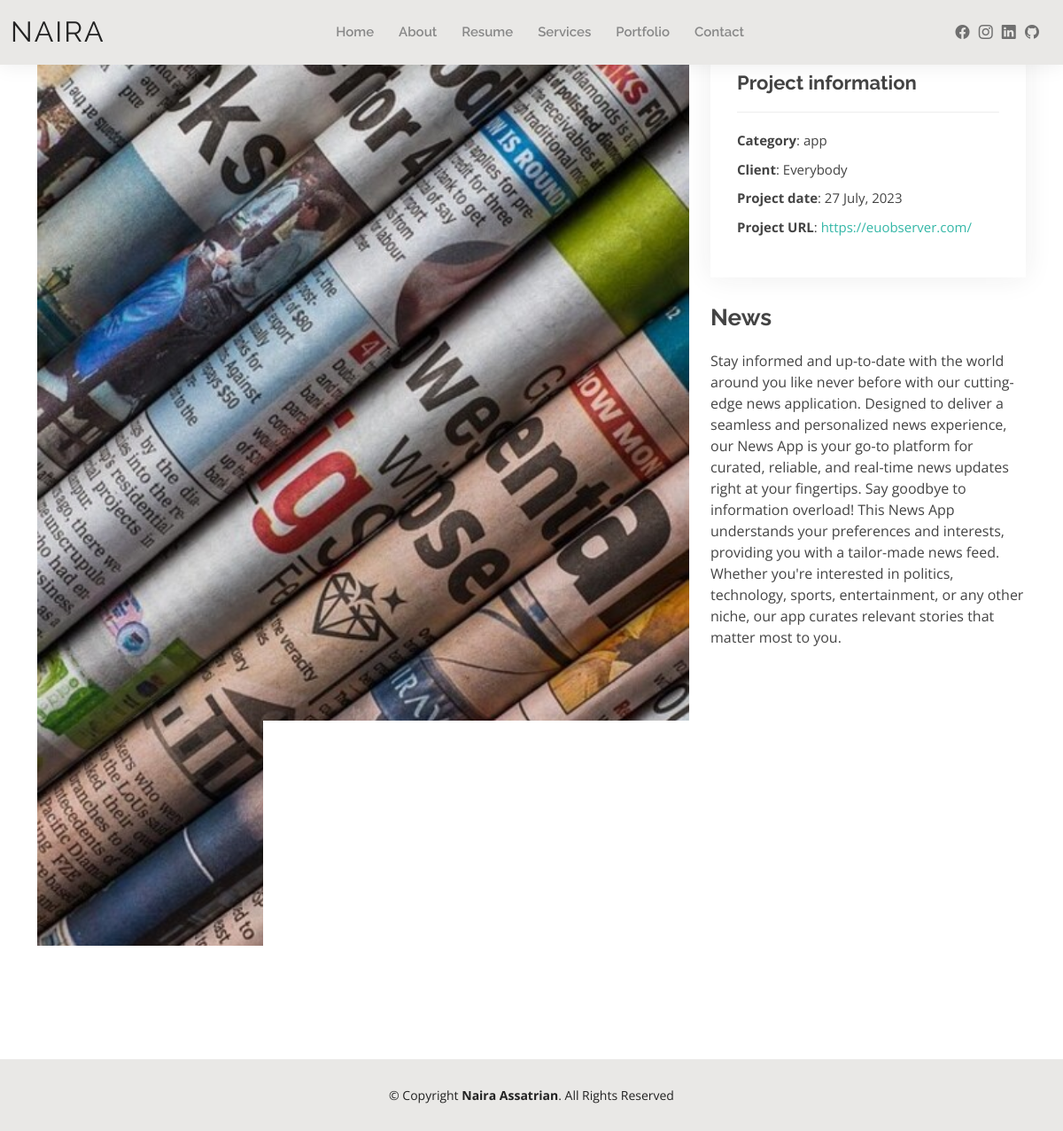
/portfolio_project/1, run on the app's committed database.
### resume/models.py (models this page shows)
class PortfolioProject(models.Model):
    name = models.CharField(max_length=50)
    image = models.ImageField(upload_to="media")
    short_description = models.CharField(max_length=50)
    description = models.TextField(max_length=1000)
    category = models.CharField(max_length=50)
    client = models.CharField(max_length=50)
    url = models.URLField()

### resume/views.py (the view)
# urls.py: path("portfolio_project/<int:id>", portfolio_project, name = "portfolio_project"),
def portfolio_project(request, id):
    project = get_object_or_404(PortfolioProject, id=id)
    return render(request, "portfolio-details.html", context={"project": project})

### resume/templates/portfolio-details.html (shortened to what this page needs)
{% extends "base.html" %} {% load static %} {% block bodycontent %}
  <main id="main">
    <section id="portfolio-details" class="portfolio-details">
      <div class="container">
        <div class="row gy-4">
          <div class="col-lg-8">
            <div class="portfolio-details-slider swiper">
              <div class="swiper-wrapper align-items-center">
                <div class="swiper-slide">
                  <img src="{{project.image.url}}" alt="">
                </div>
              </div>
            </div>
          </div>
          <div class="col-lg-4">
            <div class="portfolio-info">
              <h3>Project information</h3>
              <ul>
                <li><strong>Category</strong>: {{project.category}}</li>
                <li><strong>Client</strong>: {{project.client}}</li>
                <li><strong>Project date</strong>: 27 July, 2023</li>
                <li><strong>Project URL</strong>: <a href="{{project.url}}" target="_blank">{{project.url}}</a></li>
              </ul>
            </div>
            <div class="portfolio-description">
              <h2>{{project.short_description}}</h2>
              <p>{{project.description}}</p>
            </div>
          </div>
        </div>
      </div>
    </section>
  </main>
{% endblock %}

### resume/static/assets/css/style.css (style rules this page uses)
body { font-family: "Open Sans", sans-serif; color: #444444; }
a { color: #34b7a7; text-decoration: none; }
h1, h2, h3, h4, h5, h6 { font-family: "Raleway", sans-serif; }
#main { margin-top: 50px; }
section { padding: 60px 0; }
.portfolio-details { padding-top: 0; }
.portfolio-details .portfolio-details-slider img { width: 100%; }
.portfolio-details .portfolio-info { padding: 30px; box-shadow: 0px 0 30px rgba(34, 34, 34, 0.08); }
.portfolio-details .portfolio-info h3 { font-size: 22px; font-weight: 700; margin-bottom: 20px; padding-bottom: 20px; border-bottom: 1px solid #eee; }
.portfolio-details .portfolio-info ul { list-style: none; padding: 0; font-size: 15px; }
.portfolio-details .portfolio-info ul li+li { margin-top: 10px; }
.portfolio-details .portfolio-description { padding-top: 30px; }
.portfolio-details .portfolio-description h2 { font-size: 26px; font-weight: 700; margin-bottom: 20px; }
.portfolio-details .portfolio-description p { padding: 0; }

### data on the page
PortfolioProject: image (picture), category "app", client "Everybody", url "https://euobserver.com/", short_description "News", description "Stay informed and up-to-date with the world around you like never before with our cutting-edge news application. Designed to deliver a seamless and personalized news experience, our News App is your go-to platform for curated, reliable, and real-time news updates right at your fingertips. Say goodbye to information overload! This News App understands your preferences and interests, providing you with a tailor-made news feed. Whether you're interested in politics, technology, sports, entertainment, or any other niche, our app curates relevant stories that matter most to you."
